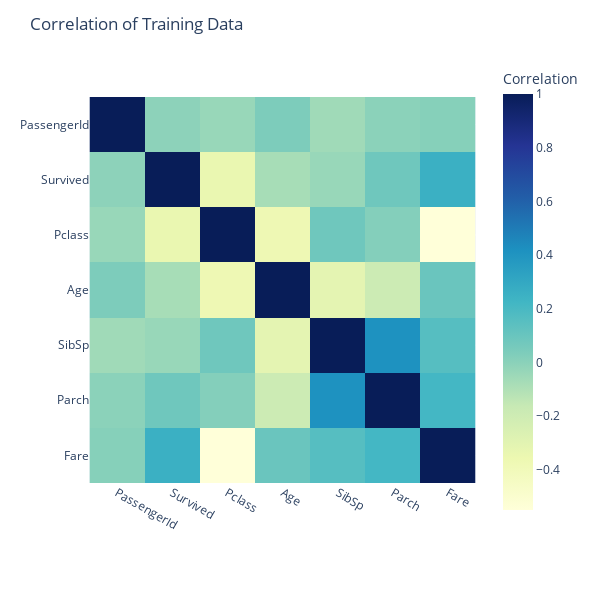

Notebook source saved alongside this figure:
### Code cell
# show the correlation using plotly
fig = px.imshow(corr, x = corr.columns, y = corr.columns, color_continuous_scale = 'YlGnBu', labels = dict(color = 'Correlation'))
fig.update_layout(title = 'Correlation of Training Data', width = 600, height = 600)
fig.show()

### Figure 1 — Plotly figure (JSON) as saved in the notebook; plotly's stock layout.template omitted (floating-point values rounded to 4 significant figures)
{"data": [{"coloraxis": "coloraxis", "hovertemplate": "x: %{x}<br>y: %{y}<br>Correlation: %{z}<extra></extra>", "name": "0", "type": "heatmap", "x": ["PassengerId", "Survived", "Pclass", "Age", "SibSp", "Parch", "Fare"], "xaxis": "x", "y": ["PassengerId", "Survived", "Pclass", "Age", "SibSp", "Parch", "Fare"], "yaxis": "y", "z": [[1, -0.005007, -0.03514, 0.03685, -0.05753, -0.001652, 0.01266], [-0.005007, 1, -0.3385, -0.07722, -0.03532, 0.08163, 0.2573], [-0.03514, -0.3385, 1, -0.3692, 0.08308, 0.01844, -0.5495], [0.03685, -0.07722, -0.3692, 1, -0.3082, -0.1891, 0.09607], [-0.05753, -0.03532, 0.08308, -0.3082, 1, 0.4148, 0.1597], [-0.001652, 0.08163, 0.01844, -0.1891, 0.4148, 1, 0.2162], [0.01266, 0.2573, -0.5495, 0.09607, 0.1597, 0.2162, 1]]}], "layout": {"coloraxis": {"colorbar": {"title": {"text": "Correlation"}}, "colorscale": [[0, "rgb(255,255,217)"], [0.125, "rgb(237,248,177)"], [0.25, "rgb(199,233,180)"], [0.375, "rgb(127,205,187)"], [0.5, "rgb(65,182,196)"], [0.625, "rgb(29,145,192)"], [0.75, "rgb(34,94,168)"], [0.875, "rgb(37,52,148)"], [1, "rgb(8,29,88)"]]}, "height": 600, "margin": {"t": 60}, "title": {"text": "Correlation of Training Data"}, "width": 600, "xaxis": {"anchor": "y", "autorange": true, "constrain": "domain", "domain": [0, 1], "range": [-0.5, 6.5], "scaleanchor": "y", "type": "category"}, "yaxis": {"anchor": "x", "autorange": true, "constrain": "domain", "domain": [0.08043, 0.9196], "range": [6.5, -0.5], "type": "category"}}}
